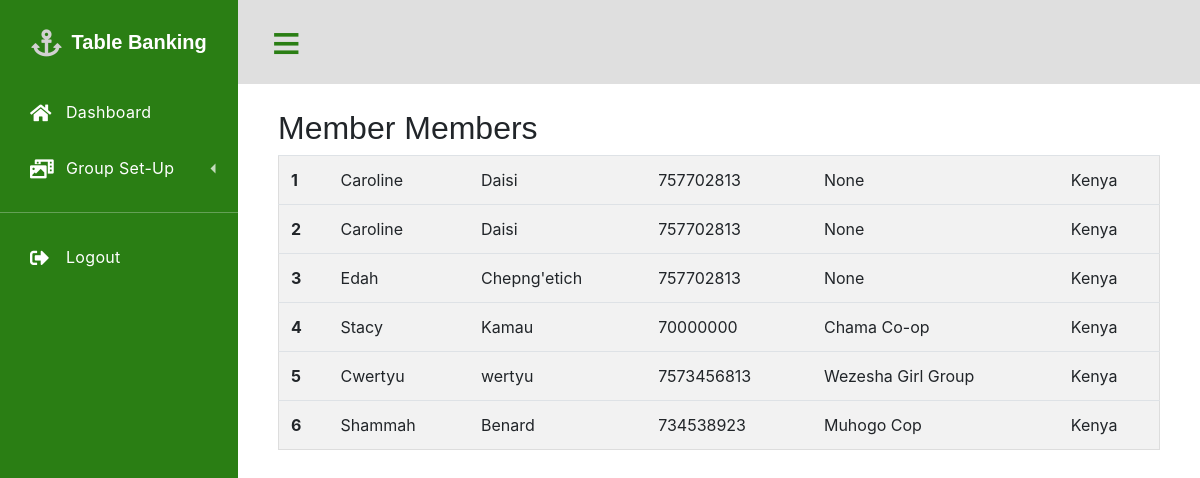
Screenshot of /view_member/ with the database file from the repository.
### Main/models.py (models this page shows, shortened)
class Member(models.Model):
    first_name = models.CharField(max_length=100)
    last_name = models.CharField(max_length=100)
    phone_number = models.PositiveIntegerField()
    country=models.CharField(max_length=50)
    group = models.ForeignKey(CreateGroup, on_delete=models.DO_NOTHING, null=True, default=None)

class CreateGroup(models.Model):
    GROUP_TYPES = [
        ('savings', 'Savings Group'),
        ('loan', 'Loan Group'),
    ]
    GROUP_ROLES = [
        ('admin', 'Admin'),
        ('member', 'Member'),
    ]
    CURRENCIES = [
        ('USD', 'US Dollar'),
        ('EUR', 'Euro'),
        ('KES', 'Kenyan Shilling'),
    ]
    group_name = models.CharField(max_length=100, null=True, blank=True)
    number_of_members = models.PositiveIntegerField()
    group_type = models.CharField(max_length=20, choices=GROUP_TYPES, null=True, blank=True)
    group_role = models.CharField(max_length=20, choices=GROUP_ROLES, null=True, blank=True)
    country_of_operation = models.CharField(max_length=50, null=True, blank=True)
    group_currency = models.CharField(max_length=3, choices=CURRENCIES, null=True, blank=True)
    def __str__(self):
        return self.group_name

### Main/views.py (the view)
# urls.py: path('view_member/', views.view_member, name='view_member'),
def view_member(request):
    members=Member.objects.all()
    context = {
        "members":members
    }
    return render (request,"view_member.html",context)

### Main/templates/view_member.html (shortened to what this page needs)
{% extends 'base.html' %}
{% load static %}
{% block content %}
<section style="width: 100%;">
  <div>
    <div class="d-flex align-items-center justify-content-between">
      <h2>Member Members</h2>
    </div>
    <div class="table-responsive">
      <table class="table table-striped">
        <tbody>
            {% for member in members %}
          <tr>
            <th scope="row">{{forloop.counter}}</th>
            <td>{{member.first_name}}</td>
            <td>{{member.last_name}}</td>
            <td>{{member.phone_number}}</td>
            <td>{{member.group}}</td>
            <td>{{member.country}}</td>
          </tr>
          {% endfor %}
        </tbody>
      </table>
    </div>
  </div>
</section>
{% endblock content %}

### Main/templates/base.html (shortened to what this page needs)
<!DOCTYPE html>
<html lang="en">
<head>
    <link rel="stylesheet" href="https://cdn.jsdelivr.net/npm/bootstrap@4.4.1/dist/css/bootstrap.min.css">
    <link rel="stylesheet" href="https://cdnjs.cloudflare.com/ajax/libs/font-awesome/5.12.1/css/all.min.css">
</head>
<body>
    <div class='dashboard'>
        <div class="dashboard-nav">
            <header><a href="#!" class="menu-toggle"><a href="#!" class="menu-toggle" style="font-size: 30px;">❌</a><a href="#"
                                                                                       class="brand-logo"><i
                    class="fas fa-anchor"></i><span>Table Banking</span></a></header>
            <nav class="dashboard-nav-list">
                <a href="/web-app/dashboard/" class="dashboard-nav-item"><i class="fas fa-home"></i>
                Dashboard </a>
                <div class='dashboard-nav-dropdown'><a href="#!" class="dashboard-nav-item dashboard-nav-dropdown-toggle"><i
                        class="fas fa-photo-video"></i> Group Set-Up </a>
                </div>
              <div class="nav-item-divider"></div>
              <a
                        href="#" class="dashboard-nav-item"><i class="fas fa-sign-out-alt"></i> Logout </a>
            </nav>
        </div>
        <div class='dashboard-app'>
            <header class='dashboard-toolbar'><a href="#!" class="menu-toggle" style="font-size: 50px;">≡</a></header>
            <div class='dashboard-content'>
                <div class='container'>
            {% block content %}
            {% endblock content %}
        </body>
        </html>

### rows the page displays
Member: first_name "Caroline", last_name "Daisi", phone_number "757702813", group "None", country "Kenya"
Member: first_name "Caroline", last_name "Daisi", phone_number "757702813", group "None", country "Kenya"
Member: first_name "Edah", last_name "Chepng'etich", phone_number "757702813", group "None", country "Kenya"
Member: first_name "Stacy", last_name "Kamau", phone_number "70000000", group "Chama Co-op", country "Kenya"
Member: first_name "Cwertyu", last_name "wertyu", phone_number "7573456813", group "Wezesha Girl Group", country "Kenya"
Member: first_name "Shammah", last_name "Benard", phone_number "734538923", group "Muhogo Cop", country "Kenya"
